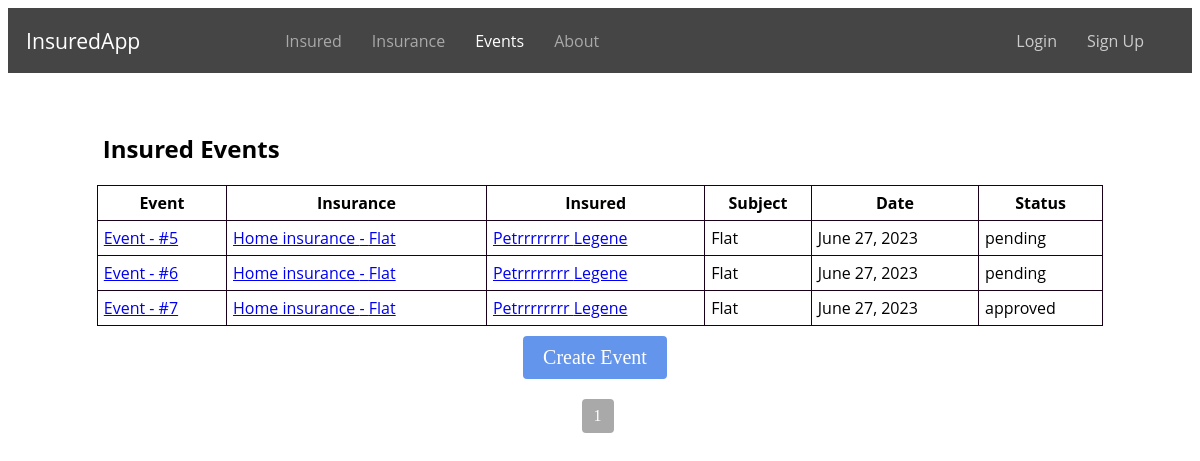
The page /insurance_events/ on the database as committed earlier.
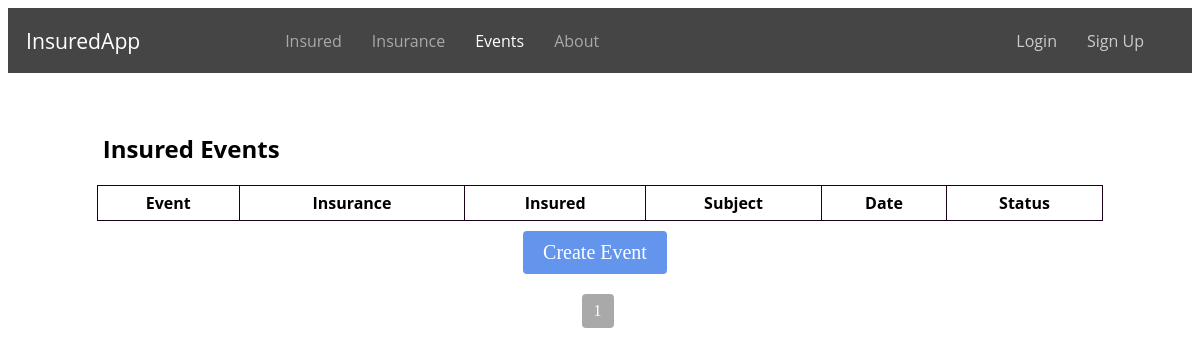
The same page on the database as committed later.
### evidence/models.py (models this page shows, shortened)
class InsuranceEvent(models.Model):
    STATUS_CHOICES = (
        ('pending', 'Pending'),
        ('approved', 'Approved'),
        ('rejected', 'Rejected'),
        ('in_progress', 'In Progress'),
        ('completed', 'Completed'),
    )
    insurance = models.ForeignKey(Insurance, on_delete=models.CASCADE, null=True)
    subject = models.CharField(max_length=32, null=True)
    description = models.TextField()
    date = models.DateField()
    status = models.CharField(max_length=32, choices=STATUS_CHOICES)
    note = models.TextField(blank=True, null=True)

class Insurance(models.Model):
    INSURANCE_TYPE = (
        ('home', 'Home insurance'),
        ('car', 'Car insurance'),
        ('property', 'Property insurance'),
    )
    insurance = models.ManyToManyField(Insured, related_name='insurance')
    type = models.CharField(max_length=32, choices=INSURANCE_TYPE)
    subject = models.CharField(max_length=32)
    amount = models.CharField(max_length=32)
    valid_from = models.DateField()
    valid_until = models.DateField()
    class Meta:
        ordering = ['id']

class Insured(models.Model):
    user = models.ForeignKey(User, on_delete=models.CASCADE, related_name='insured', null=True, blank=True)
    first_name = models.CharField(max_length=100)
    profile_photo = models.ImageField(upload_to='profile_photos', blank=True, null=True)
    last_name = models.CharField(max_length=100)
    email = models.EmailField()
    role = models.CharField(max_length=20, choices=RoleEnum.choices(), null=True)
    street = models.CharField(max_length=100)
    city = models.CharField(max_length=64)
    zipcode = models.CharField(max_length=16)
    phone = models.CharField(max_length=16)
    is_policyholder = models.BooleanField(default=False)
    class Meta:
        ordering = ['id']

### evidence/views.py (the view)
# urls.py: path('insurance_events/', insurance_events, name='insurance_events'),
def insurance_events(request):
    events = InsuranceEvent.objects.all()
    for event in events:
        insured_names = ", ".join([insured.first_name for insured in event.insurance.insurance.all()])
        setattr(event, 'insured_names', insured_names)
    events = InsuranceEvent.objects.order_by('id')
    paginator = Paginator(events, 5)
    page_number = request.GET.get('page')
    page_obj = paginator.get_page(page_number)
    return render(request, 'insurance_events.html', {'page_obj': page_obj})

### evidence/templates/insurance_events.html (shortened to what this page needs)
{% extends 'base.html' %}
{% block content %}
  <h2 class="insured-events-h">Insured Events</h2>
  <table class="insured-events-table">
    <thead>
      <tr>
        <th>Event</th>
        <th>Insurance</th>
        <th>Insured</th>
        <th>Subject</th>
        <th>Date</th>
        <th>Status</th>
      </tr>
    </thead>
    <tbody>
      {% for event in page_obj %}
        <tr>
          <td>
            <a href="{% url 'insurance_event_detail' event_id=event.id %}">
              Event - #{{ event.id }}
            </a>
          </td>
          <td>
          <a href="{% url 'insurance_detail' event.insurance.id %}">
            {{ event.insurance.get_type_display }} - {{ event.insurance.subject }}
          </a>
          </td>
          <td>
              {% for insured in event.insurance.insurance.all %}
            <a href="{% url 'insured_detail' insured.id %}">
              {{ insured.first_name }} {{ insured.last_name }}
            </a>{% if not forloop.last %}, {% endif %}
              {% endfor %}
          </td>
          <td>{{ event.subject }}</td>
          <td>{{ event.date }}</td>
          <td>{{ event.status }}</td>
        </tr>
      {% endfor %}
    </tbody>
  </table>
  <div class="main-buttons">
    <a href="{% url 'create_event' %}" class="button button-add">Create Event</a>
  </div>
  <div class="pagination">
    <span class="current-page">{{ page_obj.number }}</span>
    </div>
{% endblock %}

### evidence/templates/base.html (shortened to what this page needs)
<!DOCTYPE html>
<html>
{% load static %}
<head>
    <link href="{% static 'css/style.css' %}" rel="stylesheet">
</head>
<body>
    <div class="navbar">
        <div class="navbar-logo">
            <a href="/" class="navbar-logo">InsuredApp</a>
        </div>
        <div class="navbar-links">
            <a href="/insured/" {% if request.path == '/insured/' %}class="active"{% endif %}>Insured</a>
            <a href="/insurances/" {% if request.path == '/insurances/' %}class="active"{% endif %}>Insurance</a>
            <a href="/insurance_events/" {% if request.path == '/insurance_events/' %}class="active"{% endif %}>Events</a>
            <a href="/about/" {% if request.path == '/about/' %}class="active"{% endif %}>About</a>
        </div>
        <div class="navbar-login">
            {% if user.is_authenticated %}
                <span>{{ user.username }}</span>
                <a href="/logout/">Logout</a>
            {% else %}
                <a href="/login/">Login</a>
                <a href="/signup/">Sign Up</a>
            {% endif %}
        </div>
    </div>
    <div class="content">
        {% block content %}{% endblock %}
    </div>
</body>
</html>

### static/css/style.css (style rules this page uses)
.navbar { color: #fff; background-color: #454545; padding: 18px; display: flex; align-items: center; justify-content: space-between; font-family: 'Open Sans', sans-serif; }
.navbar-links { display: flex; align-items: center; }
.navbar a { color: #ccc; text-decoration: none; margin-right: 30px; }
.navbar-logo { color: #fff !important; font-size: 115% ; margin-right: 10%; }
.navbar-links a { color: #A9A9A9; text-decoration: none; margin-right: 30px; }
.navbar-links a.active { color: #FFF; }
.navbar-login { display: flex; align-items: center; margin-left: auto; }
.insured-h, .insurances-h, .insured-events-h { margin-top: 5%; margin-left: 8%; font-family: 'Open Sans', sans-serif; }
.button { display: inline-block; padding: 5px 10px; color: #fff; text-decoration: none; font-size: 14px; border-radius: 4px; }
.button-add { background-color: #6495ED; }
.main-buttons { display: flex; justify-content: center; margin-top: 10px; }
.main-buttons .button { margin-right: 10px; font-size: 20px; padding: 10px 20px; }
.insured-table, .policies-table, .insurances-table, .insured-events-table { width: 85%; margin-top: 20px; margin-left: auto; margin-right: auto; border-collapse: collapse; font-family: 'Open Sans', sans-serif; }
.insured-table th, .insured-table td, .policies-table th, .policies-table td, .insurances-table th, .insurances-table td, .insured-events-table th, .insured-events-table td { padding: 6px; border: 1px solid #1a001a; }
.pagination { display: flex; justify-content: center; margin-top: 20px; }
.pagination .current-page { display: inline-block; padding: 8px 12px; background-color: #A9A9A9; color: #fff; font-size: 16px; border-radius: 4px; margin-right: 5px; }

Rows that differ between the two databases and show on the page:
removed InsuranceEvent: id "5", insurance.type "Home insurance", insurance.subject "Flat", subject "Flat", date "June 27, 2023", status "pending"
no longer on this page (row edited): Insured: first_name "Petrrrrrrrr", last_name "Legene"
removed InsuranceEvent: id "6", insurance.type "Home insurance", insurance.subject "Flat", subject "Flat", date "June 27, 2023", status "pending"
removed InsuranceEvent: id "7", insurance.type "Home insurance", insurance.subject "Flat", subject "Flat", date "June 27, 2023", status "approved"
